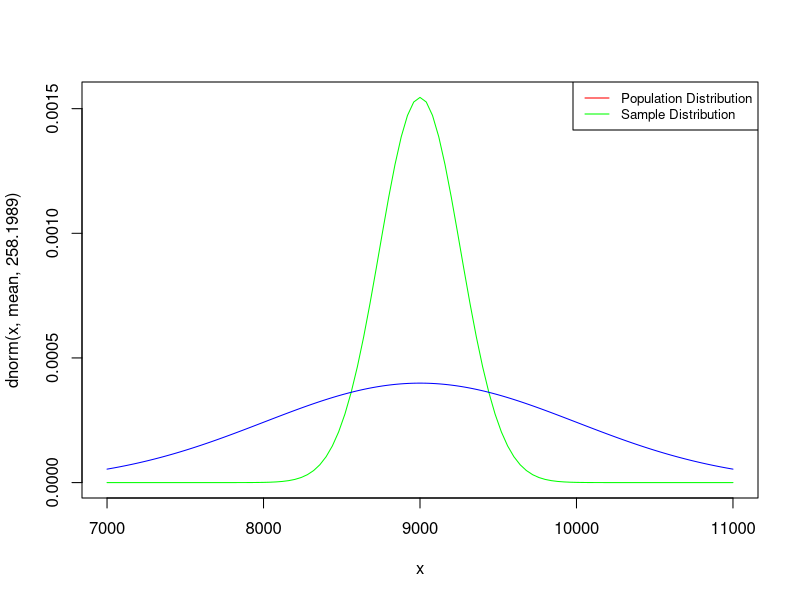

The R script that drew this image:
## ---- chunk 1
knitr::opts_chunk$set(echo = TRUE)
## ---- chunk 2
# IQR = Q3 - Q1
177.8 - 163.8
## ---- chunk 3
mean <- 171.1
sd <- 9.4
(180-mean)/sd
(155-mean)/sd
## ---- chunk 4
9.4/sqrt(507)
## ---- chunk 5
(89.11 - 80.31) / 2
## ---- chunk 6
se <- 4.31/sqrt(36)
z <- (30.69-32)/se
z
pnorm(z)
## ---- chunk 7
30.69 + qnorm(0.95)*se
30.69 - qnorm(0.95)*se
## ---- chunk 8
se <- 6.5/sqrt(36)
z <- (118.2-100)/se
z
pnorm(-z)*2
## ---- chunk 9
118.2 + qnorm(0.95)*se
118.2 - qnorm(0.95)*se
## ---- chunk 10
pnorm(10500,9000,1000, lower.tail = FALSE)
## ---- chunk 11
1000/sqrt(15)
## ---- chunk 12
pnorm(10500,9000,258.1989, lower.tail = FALSE)
## ---- chunk 13
colors <- c("red", "green")
mean <- 9000
# We take a sequence of number
x <- seq(7000, 11000, 1)
# We find desnity of the numbers
y <- dnorm(x,mean, 1000)
curve(dnorm(x, mean, 258.1989), 7000, 11000, col="green")
lines(x = x, y = y, col = "blue")
legend("topright", legend=c("Population Distribution", "Sample Distribution"),
       col=c("red", "green"), lty=1, cex=0.8)
